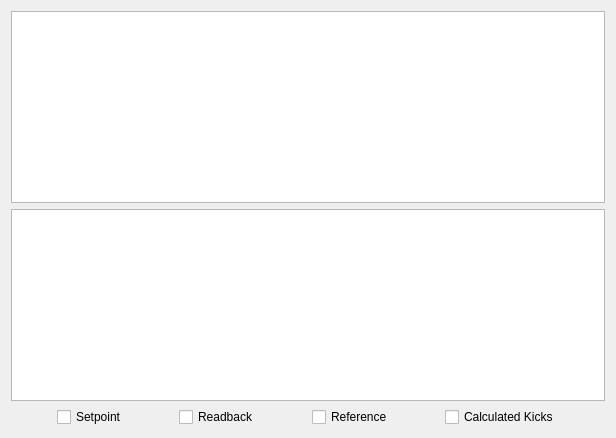
      <widget class="QWidget" name="Correctors">
       <attribute name="title">
        <string>Correctors</string>
       </attribute>
       <layout class="QGridLayout" name="gridLayout_14">
        <item row="2" column="0">
         <spacer name="horizontalSpacer_11">
          <property name="orientation">
           <enum>Qt::Horizontal</enum>
          </property>
          <property name="sizeHint" stdset="0">
           <size>
            <width>40</width>
            <height>20</height>
           </size>
          </property>
         </spacer>
        </item>
        <item row="2" column="2">
         <spacer name="horizontalSpacer_12">
          <property name="orientation">
           <enum>Qt::Horizontal</enum>
          </property>
          <property name="sizeHint" stdset="0">
           <size>
            <width>40</width>
            <height>20</height>
           </size>
          </property>
         </spacer>
        </item>
        <item row="0" column="0" colspan="9">
         <widget class="PyDMMultiWaveformPlot" name="PyDMMWP_CH">
          <property name="toolTip">
           <string/>
          </property>
          <property name="whatsThis">
           <string/>
          </property>
          <property name="backgroundBrush">
           <brush brushstyle="SolidPattern">
            <color alpha="255">
             <red>255</red>
             <green>255</green>
             <blue>255</blue>
            </color>
           </brush>
          </property>
          <property name="showXGrid">
           <bool>true</bool>
          </property>
          <property name="showYGrid">
           <bool>true</bool>
          </property>
          <property name="showLegend">
           <bool>true</bool>
          </property>
          <property name="XAxis1Label">
           <string>Longidutinal Position [m]</string>
          </property>
          <property name="XAxis1ShowLabel">
           <bool>true</bool>
          </property>
          <property name="YAxis1Label">
           <string>CH Correctors Strength [urad]</string>
          </property>
          <property name="YAxis1ShowLabel">
           <bool>true</bool>
          </property>
          <property name="tracesCount" stdset="0">
           <number>1</number>
          </property>
          <property name="trace0Color" stdset="0">
           <color>
            <red>0</red>
            <green>0</green>
            <blue>255</blue>
           </color>
          </property>
          <property name="trace0Symbol" stdset="0">
           <enum>BaseMultiPlot::Circle</enum>
          </property>
          <property name="trace0Title" stdset="0">
           <string>Setpoint</string>
          </property>
          <property name="trace1Color" stdset="0">
           <color>
            <red>172</red>
            <green>172</green>
            <blue>172</blue>
           </color>
          </property>
          <property name="trace1LineStyle" stdset="0">
           <enum>BaseMultiPlot::NoLine</enum>
          </property>
          <property name="trace1Symbol" stdset="0">
           <enum>BaseMultiPlot::Circle</enum>
          </property>
          <property name="trace1Title" stdset="0">
           <string/>
          </property>
          <property name="trace2Color" stdset="0">
           <color>
            <red>125</red>
            <green>125</green>
            <blue>255</blue>
           </color>
          </property>
          <property name="trace2Symbol" stdset="0">
           <enum>BaseMultiPlot::Circle</enum>
          </property>
          <property name="trace2Title" stdset="0">
           <string>Readback</string>
          </property>
          <property name="trace3Color" stdset="0">
           <color>
            <red>172</red>
            <green>172</green>
            <blue>172</blue>
           </color>
          </property>
          <property name="trace3LineStyle" stdset="0">
           <enum>BaseMultiPlot::NoLine</enum>
          </property>
          <property name="trace3Symbol" stdset="0">
           <enum>BaseMultiPlot::Circle</enum>
          </property>
          <property name="trace3Title" stdset="0">
           <string/>
          </property>
          <property name="trace4Color" stdset="0">
           <color>
            <red>205</red>
            <green>205</green>
            <blue>255</blue>
           </color>
          </property>
          <property name="trace4Symbol" stdset="0">
           <enum>BaseMultiPlot::Circle</enum>
          </property>
          <property name="trace4Title" stdset="0">
           <string>Reference</string>
          </property>
          <property name="trace5Color" stdset="0">
           <color>
            <red>172</red>
            <green>172</green>
            <blue>172</blue>
           </color>
          </property>
          <property name="trace5LineStyle" stdset="0">
           <enum>BaseMultiPlot::NoLine</enum>
          </property>
          <property name="trace5Symbol" stdset="0">
           <enum>BaseMultiPlot::Circle</enum>
          </property>
          <property name="trace5Title" stdset="0">
           <string/>
          </property>
          <property name="trace0Channel" stdset="0">
           <string>ca://SI-Glob:AP-SOFB:CHCalcdKicks-Mon</string>
          </property>
         </widget>
        </item>
        <item row="2" column="5">
         <widget class="QCheckBox" name="checkBox_3">
          <property name="text">
           <string>Reference</string>
          </property>
         </widget>
        </item>
        <item row="2" column="7">
         <widget class="QCheckBox" name="checkBox_2">
          <property name="text">
           <string>Calculated Kicks</string>
          </property>
         </widget>
        </item>
        <item row="1" column="0" colspan="9">
         <widget class="PyDMMultiWaveformPlot" name="PyDMMWP_CV">
          <property name="toolTip">
           <string/>
          </property>
          <property name="whatsThis">
           <string/>
          </property>
          <property name="backgroundBrush">
           <brush brushstyle="SolidPattern">
            <color alpha="255">
             <red>255</red>
             <green>255</green>
             <blue>255</blue>
            </color>
           </brush>
          </property>
          <property name="showXGrid">
           <bool>true</bool>
          </property>
          <property name="showYGrid">
           <bool>true</bool>
          </property>
          <property name="XAxis1Label">
           <string>Longitudinal Position [m]</string>
          </property>
          <property name="XAxis1ShowLabel">
           <bool>true</bool>
          </property>
          <property name="YAxis1Label">
           <string>CV Correctors Strength [urad]</string>
          </property>
          <property name="YAxis1ShowLabel">
           <bool>true</bool>
          </property>
          <property name="trace0Color" stdset="0">
           <color>
            <red>255</red>
            <green>0</green>
            <blue>0</blue>
           </color>
          </property>
          <property name="trace0Channel" stdset="0">
           <string>ca://SI-Glob:AP-SOFB:CVCalcdKicks-Mon</string>
          </property>
         </widget>
        </item>
        <item row="2" column="3">
         <widget class="QCheckBox" name="checkBox_4">
          <property name="text">
           <string>Readback</string>
          </property>
         </widget>
        </item>
        <item row="2" column="8">
         <spacer name="horizontalSpacer_10">
          <property name="orientation">
           <enum>Qt::Horizontal</enum>
          </property>
          <property name="sizeHint" stdset="0">
           <size>
            <width>40</width>
            <height>20</height>
           </size>
          </property>
         </spacer>
        </item>
        <item row="2" column="1">
         <widget class="QCheckBox" name="checkBox">
          <property name="text">
           <string>Setpoint</string>
          </property>
         </widget>
        </item>
        <item row="2" column="4">
         <spacer name="horizontalSpacer_13">
          <property name="orientation">
           <enum>Qt::Horizontal</enum>
          </property>
          <property name="sizeHint" stdset="0">
           <size>
            <width>40</width>
            <height>20</height>
           </size>
          </property>
         </spacer>
        </item>
        <item row="2" column="6">
         <spacer name="horizontalSpacer_14">
          <property name="orientation">
           <enum>Qt::Horizontal</enum>
          </property>
          <property name="sizeHint" stdset="0">
           <size>
            <width>40</width>
            <height>20</height>
           </size>
          </property>
         </spacer>
        </item>
       </layout>
      </widget>
